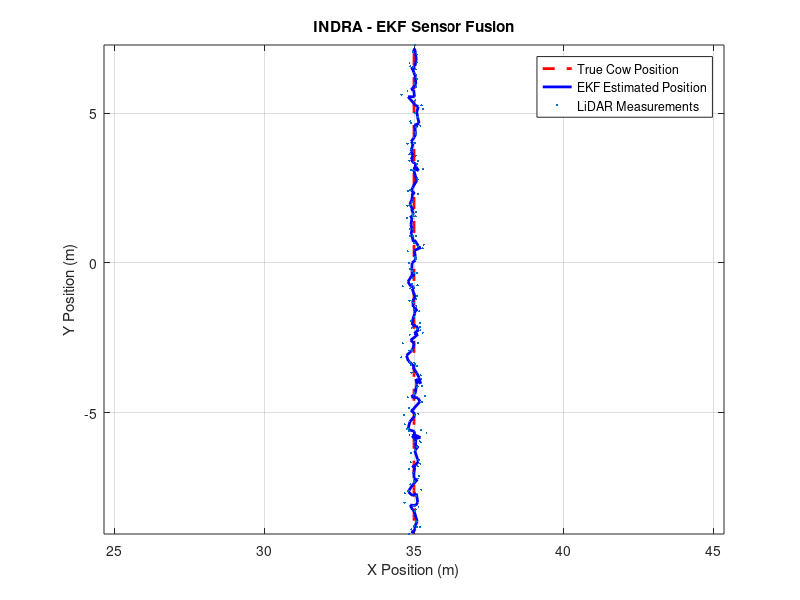
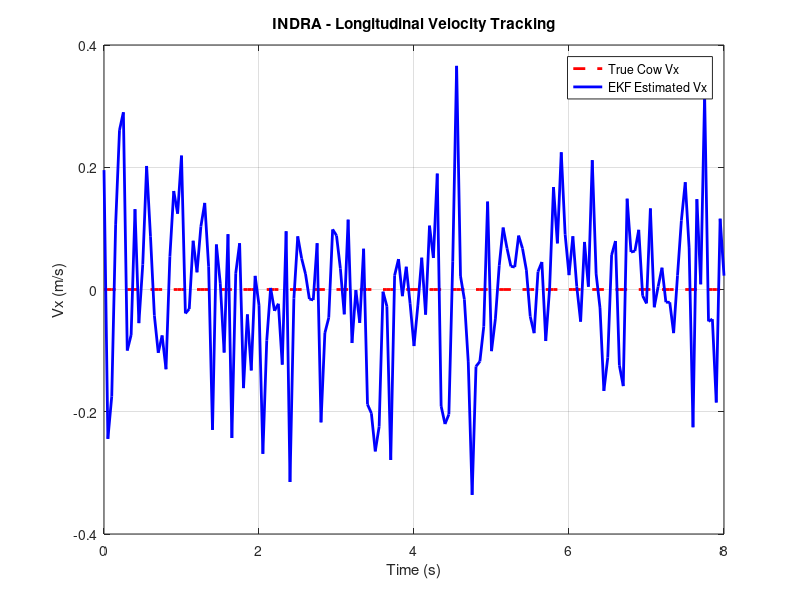
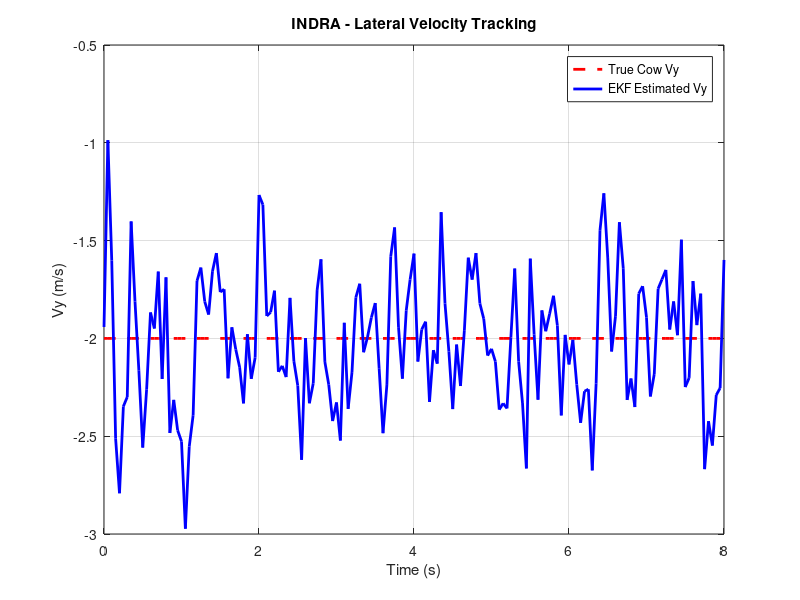
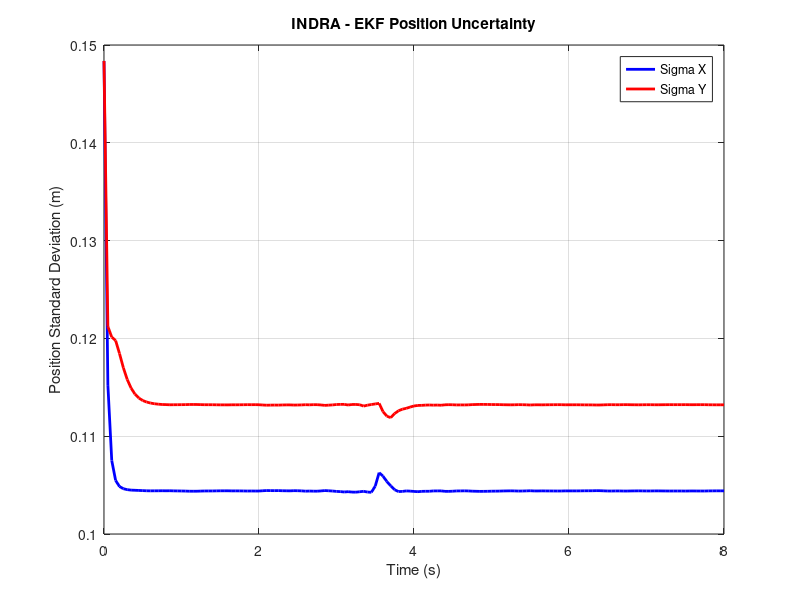

MATLAB code to generate these figures, in order:
%% INDRA - EKF Sensor Fusion and Tracking
%
% State:
%   x = [X; Y; Vx; Vy]
%
% Sensors:
%   Camera -> object detection and bearing
%   LiDAR  -> object X,Y position
%   Radar  -> relative radial velocity
%
% Scenario:
%   Ego vehicle drives forward.
%   Cow crosses the road at X = 35 m.
%
% Coordinate system:
%   X = longitudinal road direction
%   Y = lateral road direction

clear;
clc;
close all;

rng(1);

%% =========================================================
% 1. SIMULATION PARAMETERS
% ==========================================================

dt = 0.05;
T = 8;

t = 0:dt:T;

%% =========================================================
% 2. TRUE WORLD
% ==========================================================

% ----------------------------------------------------------
% Ego vehicle
% ----------------------------------------------------------

ego_speed = 10;                 % m/s

ego_x = ego_speed .* t;
ego_y = zeros(size(t));

% ----------------------------------------------------------
% Cow
% ----------------------------------------------------------

cow_x = 35 * ones(size(t));

cow_start_y = 7;
cow_speed = -2;                 % m/s

cow_y = cow_start_y + cow_speed .* t;

% True cow velocity

cow_vx = zeros(size(t));
cow_vy = cow_speed .* ones(size(t));

%% =========================================================
% 3. RELATIVE POSITION
% ==========================================================

% Object position relative to ego vehicle

rel_x = cow_x - ego_x;
rel_y = cow_y - ego_y;

true_range = sqrt(rel_x.^2 + rel_y.^2);

%% =========================================================
% 4. CAMERA MEASUREMENT
% ==========================================================

% Camera detects the cow within 50 m

camera_detected = true_range < 50;

% True bearing relative to ego

camera_bearing_true = atan2(rel_y, rel_x);

% Add camera noise

camera_bearing = camera_bearing_true + ...
    deg2rad(1.5) .* randn(size(t));

%% =========================================================
% 5. LIDAR MEASUREMENTS
% ==========================================================

% LiDAR measures object X,Y position

lidar_x = cow_x + ...
    0.15 .* randn(size(t));

lidar_y = cow_y + ...
    0.15 .* randn(size(t));

%% =========================================================
% 6. RADAR MEASUREMENT
% ==========================================================
%
% Radar measures relative radial velocity:
%
% z = unit_relative_position' *
%     (object_velocity - ego_velocity)
%
% Radar becomes unreliable at extremely small range.

radar_range_threshold = 1.0;

valid_radar = true_range > radar_range_threshold;

true_range_rate = nan(size(t));

% Relative velocity

rel_vx_true = cow_vx - ego_speed;
rel_vy_true = cow_vy;

% Calculate radial velocity only when range is valid

true_range_rate(valid_radar) = ...
    (rel_x(valid_radar) .* rel_vx_true(valid_radar) + ...
     rel_y(valid_radar) .* rel_vy_true(valid_radar)) ./ ...
     true_range(valid_radar);

% Add radar noise

radar_range_rate = nan(size(t));

radar_range_rate(valid_radar) = ...
    true_range_rate(valid_radar) + ...
    0.10 .* randn(1, sum(valid_radar));

%% =========================================================
% 7. EKF INITIALIZATION
% ==========================================================

% State:
%
% X  -> object longitudinal position
% Y  -> object lateral position
% Vx -> object longitudinal velocity
% Vy -> object lateral velocity

x_est = [ ...
    lidar_x(1);
    lidar_y(1);
    0;
    cow_speed
];

% Initial covariance

P = diag([ ...
    1;
    1;
    4;
    4
]);

% Process noise

Q = diag([ ...
    0.01;
    0.01;
    0.2;
    0.2
]);

% LiDAR measurement noise

R_lidar = diag([ ...
    0.15^2;
    0.15^2
]);

% Radar measurement noise

R_radar = 0.10^2;

%% =========================================================
% 8. STORAGE
% ==========================================================

estimated_state = ...
    zeros(4, length(t));

% NEW:
% Store EKF covariance at every time step.
%
% This will be used by the uncertainty-aware
% risk assessment module.

estimated_covariance = ...
    zeros(4, 4, length(t));

%% =========================================================
% 9. EKF LOOP
% ==========================================================

for k = 1:length(t)

    %% =====================================================
    % PREDICTION
    % ======================================================

    F = [ ...
        1 0 dt 0;
        0 1 0 dt;
        0 0 1  0;
        0 0 0  1
    ];

    % Predicted state

    x_pred = F * x_est;

    % Predicted covariance

    P_pred = F * P * F' + Q;

    %% =====================================================
    % LIDAR UPDATE
    % ======================================================

    % Measurement

    z_lidar = [ ...
        lidar_x(k);
        lidar_y(k)
    ];

    % Measurement model

    H_lidar = [ ...
        1 0 0 0;
        0 1 0 0
    ];

    % Innovation

    innovation = ...
        z_lidar - H_lidar * x_pred;

    % Innovation covariance

    S = ...
        H_lidar * P_pred * H_lidar' + R_lidar;

    % Kalman gain

    K = ...
        P_pred * H_lidar' / S;

    % State update

    x_est = ...
        x_pred + K * innovation;

    % Joseph-form covariance update

    I = eye(4);

    P = ...
        (I - K * H_lidar) * P_pred * ...
        (I - K * H_lidar)' + ...
        K * R_lidar * K';

    %% =====================================================
    % RADAR UPDATE
    % ======================================================
    %
    % Radar direction uses:
    %
    % object position - ego position
    %
    % Radar measurement is relative radial velocity.

    if valid_radar(k) && ...
            ~isnan(radar_range_rate(k))

        %% Current estimated object state

        object_x = x_est(1);
        object_y = x_est(2);

        object_vx = x_est(3);
        object_vy = x_est(4);

        %% Relative position

        relative_x = ...
            object_x - ego_x(k);

        relative_y = ...
            object_y - ego_y(k);

        estimated_range = ...
            sqrt(relative_x^2 + relative_y^2);

        %% Only use radar away from zero range

        if estimated_range > radar_range_threshold

            %% Unit vector from ego to object

            ux = ...
                relative_x / estimated_range;

            uy = ...
                relative_y / estimated_range;

            %% Ego velocity

            ego_vx = ego_speed;
            ego_vy = 0;

            %% Relative velocity

            relative_vx = ...
                object_vx - ego_vx;

            relative_vy = ...
                object_vy - ego_vy;

            %% Predicted radar measurement

            predicted_radar = ...
                ux * relative_vx + ...
                uy * relative_vy;

            %% Actual radar measurement

            z_radar = ...
                radar_range_rate(k);

            %% Innovation

            innovation = ...
                z_radar - predicted_radar;

            %% Radar measurement Jacobian

            H_radar = [ ...
                0 0 ux uy
            ];

            %% Innovation covariance

            S = ...
                H_radar * P * H_radar' + ...
                R_radar;

            %% Kalman gain

            K = ...
                P * H_radar' / S;

            %% State update

            x_est = ...
                x_est + K * innovation;

            %% Joseph-form covariance update

            P = ...
                (I - K * H_radar) * P * ...
                (I - K * H_radar)' + ...
                K * R_radar * K';

        end
    end

    %% =====================================================
    % NUMERICAL SAFETY
    % ======================================================

    if any(isnan(x_est)) || ...
            any(isinf(x_est))

        warning( ...
            'Invalid EKF state at t = %.2f s.', ...
            t(k));

        x_est = x_pred;
        P = P_pred;

    end

    %% =====================================================
    % STORE STATE
    % ======================================================

    estimated_state(:,k) = x_est;

    % NEW:
    % Store covariance for uncertainty analysis

    estimated_covariance(:,:,k) = P;

end

%% =========================================================
% 10. POSITION TRACKING
% ==========================================================

figure('Name','INDRA - EKF Position Tracking');

plot( ...
    cow_x, ...
    cow_y, ...
    'r--', ...
    'LineWidth', 2);

hold on;

plot( ...
    estimated_state(1,:), ...
    estimated_state(2,:), ...
    'b-', ...
    'LineWidth', 2);

plot( ...
    lidar_x, ...
    lidar_y, ...
    '.', ...
    'MarkerSize', 5);

xlabel('X Position (m)');
ylabel('Y Position (m)');

title('INDRA - EKF Sensor Fusion');

legend( ...
    'True Cow Position', ...
    'EKF Estimated Position', ...
    'LiDAR Measurements');

grid on;
axis equal;

%% =========================================================
% 11. LONGITUDINAL VELOCITY
% ==========================================================

figure('Name','INDRA - Longitudinal Velocity');

plot( ...
    t, ...
    cow_vx, ...
    'r--', ...
    'LineWidth', 2);

hold on;

plot( ...
    t, ...
    estimated_state(3,:), ...
    'b-', ...
    'LineWidth', 2);

xlabel('Time (s)');
ylabel('Vx (m/s)');

title('INDRA - Longitudinal Velocity Tracking');

legend( ...
    'True Cow Vx', ...
    'EKF Estimated Vx');

grid on;

%% =========================================================
% 12. LATERAL VELOCITY
% ==========================================================

figure('Name','INDRA - Lateral Velocity');

plot( ...
    t, ...
    cow_vy, ...
    'r--', ...
    'LineWidth', 2);

hold on;

plot( ...
    t, ...
    estimated_state(4,:), ...
    'b-', ...
    'LineWidth', 2);

xlabel('Time (s)');
ylabel('Vy (m/s)');

title('INDRA - Lateral Velocity Tracking');

legend( ...
    'True Cow Vy', ...
    'EKF Estimated Vy');

grid on;

%% =========================================================
% 13. POSITION UNCERTAINTY
% ==========================================================

sigma_x = sqrt( ...
    max(squeeze(estimated_covariance(1,1,:)), 0));

sigma_y = sqrt( ...
    max(squeeze(estimated_covariance(2,2,:)), 0));

figure('Name','INDRA - EKF Position Uncertainty');

plot( ...
    t, ...
    sigma_x, ...
    'b-', ...
    'LineWidth', 2);

hold on;

plot( ...
    t, ...
    sigma_y, ...
    'r-', ...
    'LineWidth', 2);

xlabel('Time (s)');
ylabel('Position Standard Deviation (m)');

title('INDRA - EKF Position Uncertainty');

legend( ...
    'Sigma X', ...
    'Sigma Y');

grid on;

%% =========================================================
% 14. DISPLAY RESULTS
% ==========================================================

sample_times = ...
    [1 2 3 3.5 4 5 6 7 8];

fprintf('\n');
fprintf('INDRA EKF TRACKING RESULTS\n');
fprintf('---------------------------------------------\n');

for i = 1:length(sample_times)

    [~, k] = ...
        min(abs(t - sample_times(i)));

    fprintf('\nTime = %.2f s\n', t(k));

    fprintf( ...
        'Estimated X       = %.2f m\n', ...
        estimated_state(1,k));

    fprintf( ...
        'Estimated Y       = %.2f m\n', ...
        estimated_state(2,k));

    fprintf( ...
        'Estimated Vx      = %.2f m/s\n', ...
        estimated_state(3,k));

    fprintf( ...
        'Estimated Vy      = %.2f m/s\n', ...
        estimated_state(4,k));

    fprintf( ...
        'Sigma X           = %.3f m\n', ...
        sigma_x(k));

    fprintf( ...
        'Sigma Y           = %.3f m\n', ...
        sigma_y(k));

    if valid_radar(k)

        fprintf('Radar             = VALID\n');

    else

        fprintf('Radar             = INVALID / SKIPPED\n');

    end

end

%% =========================================================
% 15. TRUE VS FINAL ESTIMATED STATE
% ==========================================================

fprintf('\n');
fprintf('TRUE COW STATE\n');
fprintf('---------------------------------------------\n');

fprintf( ...
    'True X  = %.2f m\n', ...
    cow_x(end));

fprintf( ...
    'True Y  = %.2f m\n', ...
    cow_y(end));

fprintf( ...
    'True Vx = %.2f m/s\n', ...
    cow_vx(end));

fprintf( ...
    'True Vy = %.2f m/s\n', ...
    cow_vy(end));

fprintf('\n');

fprintf('FINAL EKF STATE\n');
fprintf('---------------------------------------------\n');

fprintf( ...
    'X  = %.2f m\n', ...
    estimated_state(1,end));

fprintf( ...
    'Y  = %.2f m\n', ...
    estimated_state(2,end));

fprintf( ...
    'Vx = %.2f m/s\n', ...
    estimated_state(3,end));

fprintf( ...
    'Vy = %.2f m/s\n', ...
    estimated_state(4,end));

fprintf('\n');

fprintf('FINAL POSITION UNCERTAINTY\n');
fprintf('---------------------------------------------\n');

fprintf( ...
    'Sigma X = %.3f m\n', ...
    sigma_x(end));

fprintf( ...
    'Sigma Y = %.3f m\n', ...
    sigma_y(end));
